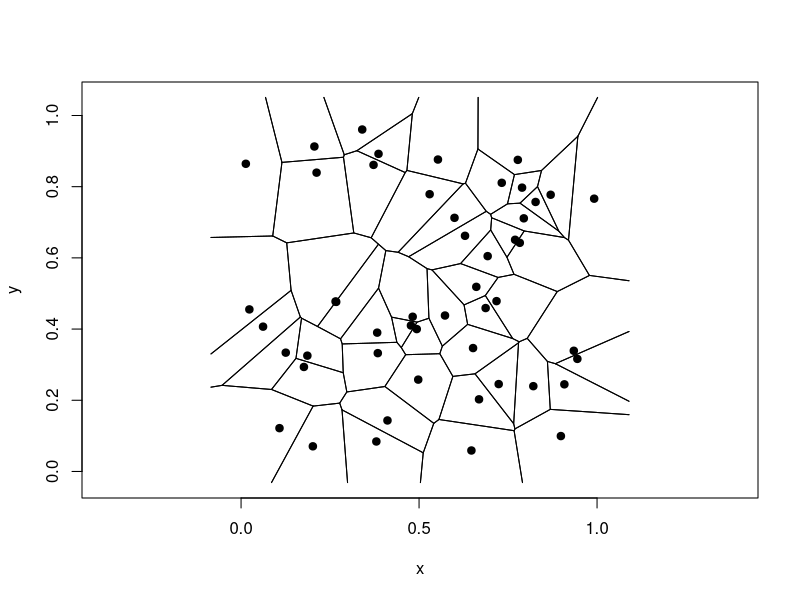

This chart was generated by the following R code: (Note: this script raises an error after producing the figure.)
library(deldir)

# Data
set.seed(1)
x <- runif(50)
y <- runif(50)

# Calculate Voronoi Tesselation and tiles
tesselation <- deldir(x, y)
tiles <- tile.list(tesselation)

plot(tiles, pch = 19)

# Add numbers
plot(tiles, pch = 19,
     number = TRUE)

# remove the points
tesselation <- deldir(x, y)
tiles <- tile.list(tesselation)
plot(tiles,
     showpoints = FALSE)

# closed with a rectangle
tesselation <- deldir(x, y)
tiles <- tile.list(tesselation)
plot(tiles,
     close = TRUE)

# Fill and border colors
tesselation <- deldir(x, y)
tiles <- tile.list(tesselation)
plot(tiles, pch = 19,
     fillcol = hcl.colors(50, "Purple-Yellow"))

# border of the tiles
tesselation <- deldir(x, y)
tiles <- tile.list(tesselation)
plot(tiles, pch = 19,
     border = "white",
     fillcol = hcl.colors(50, "Sunset"))


# Clip shape
tesselation <- deldir(x, y)
tiles <- tile.list(tesselation)

# Circle
s <- seq(0, 2 * pi, length.out = 3000)
circle <- list(x = 0.5 * (1 + cos(s)),
               y = 0.5 * (1 + sin(s)))

plot(tiles, pch = 19,
     col.pts = "white",
     border = "white",
     fillcol = hcl.colors(50, "viridis"),
     clipp = circle)
